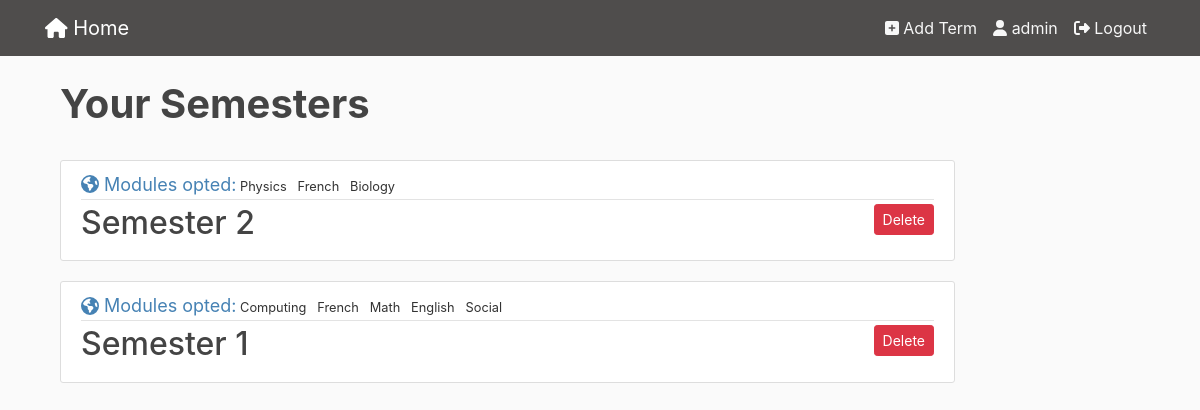
The app's page / (signed in) with its own data.
### alpha/models.py (models this page shows, shortened)
class Term(models.Model):
    name = models.CharField(max_length=100)
    description = models.CharField(max_length=200, null=True, blank=True)
    user = models.ForeignKey(User, on_delete=models.CASCADE)

class Subject(models.Model):
    term = models.ForeignKey(Term, on_delete=models.CASCADE)
    name = models.CharField(max_length=100)
    result = models.IntegerField(default=0, null=True, blank=True)
    total_hr_spent = models.DecimalField(max_digits=10, decimal_places=2, default=0.0, null=True, blank=True)

### alpha/views.py (the view)
# urls.py: path('', views.Dashboard.as_view(), name='index'),
class Dashboard(LoginRequiredMixin, TemplateView):
    template_name = 'dashboard.html'
    def get_context_data(self, **kwargs):
        context = super().get_context_data(**kwargs)
        term = {}
        for tr in Term.objects.filter(user=self.request.user).order_by('id'):
            term[tr] = list()
            for subjects in Subject.objects.filter(term=tr):
                term[tr].append(subjects)
        context['term'] = term
        return context

### alpha/templates/dashboard.html
{% extends "base.html" %} {%block content%}
<div class="row">
    <div class="container">
        <div class="col-md-10">
            <h1 class="font-weight-bold">Your Semesters</h1>
            <br/>
        </div>
        {% for t, subjects in term.items %}
        <div class="col-md-10">
            <article class="media content-section">
                <div class="media-body">
                    <div class="article-metadata">
                        <small>
                            <font size="4" color="SteelBlue"><i class="fas fa-globe-americas"></i>
                                Modules opted:</font>
                            {% for subj in subjects %}
                            <span>{{subj.name}} &nbsp;</span>
                            {% endfor %}
                        </small>
                    </div>
                    <h2>
                        <a class="article-title" href="{% url 'term-detail' t.id%}">
                            {{t.name}}
                        </a>
                        <a href="{%url 'term-delete' t.id%}" class="btn btn-danger btn-sm float-right">Delete</a>
                    </h2>
                </div>
            </article>
        </div>
        {%endfor%}
    </div>
</div>
 {% endblock content %}

### alpha/templates/base.html (shortened to what this page needs)
{% load static %}
<!DOCTYPE html>
<html>
<head>
    <link rel="stylesheet" type="text/css" href="{% static 'css/bootstrap.min.css'%}">
    <link rel="stylesheet" type="text/css" href="{% static 'css/all.css'%}">
    <link rel="stylesheet" type="text/css" href="{% static 'css/main.css'%}">
</head>
<body>
    <header class="site-header">
      <nav class="navbar navbar-expand-md navbar-dark bg-steel fixed-top">
        <div class="container">
          <a class="navbar-brand mr-4" href="{% url 'index' %}"><i class="fas fa-home"></i> Home</a>
          <div class="collapse navbar-collapse" id="navbarToggle">
              {% if user.is_authenticated%}
            <div class="navbar-nav">
                <a class="nav-item nav-link" href="{% url 'create-term' %}"><i class="fas fa-plus-square"></i> Add Term</a>
                <a class="nav-item nav-link" href="#"><i class="fas fa-user"></i> {{user.username}}</a>
                <a class="nav-item nav-link" href="{% url 'logout'%}"><i class="fas fa-sign-out-alt"></i> Logout</a>
            </div>
              {% else %}
              <div class="navbar-nav">
                  <a class="nav-item nav-link" href="{% url 'login' %}">Login</a>
              <a class="nav-item nav-link" href="{% url 'register'%}">Register</a>
              </div>
              {% endif%}
          </div>
        </div>
      </nav>
    </header>
    <main role="main">
        {% block content %}
        {% endblock %}
    </main>
    </body>
</html>

### alpha/static/css/all.css (style rules this page uses)
.fa-user:before { content: "\f007"; }

### alpha/static/css/main.css (style rules this page uses)
body { background: #fafafa; color: #333333; margin-top: 5rem; }
h1, h2, h3, h4, h5, h6 { color: #444444; }
.bg-steel { background-color: #4F4D4C; }
.site-header .navbar-nav .nav-link { color: #f7f7f7; }
.content-section { background: #ffffff; padding: 10px 20px; border: 1px solid #dddddd; border-radius: 3px; margin-bottom: 20px; }
.article-title { color: #444444; }
.article-metadata { padding-bottom: 1px; margin-bottom: 4px; border-bottom: 1px solid #e3e3e3 }

### records on screen
Term: name "Semester 2"
Subject: name "Physics"
Subject: name "French"
Subject: name "Biology"
Term: name "Semester 1"
Subject: name "Computing"
Subject: name "French"
Subject: name "Math"
Subject: name "English"
Subject: name "Social"

### other values on screen
{{ user.username }} "admin"
